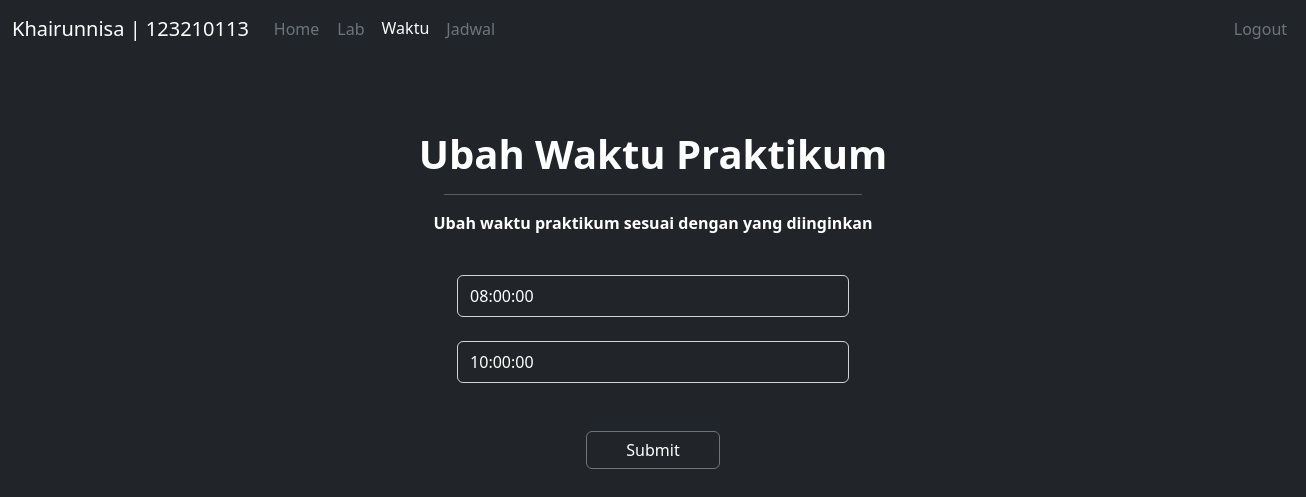
The app's page /waktu_edit.php (signed in) with its own data.
### tables this page shows
CREATE TABLE `user` (
  `id_user` int(11) NOT NULL,
  `username` varchar(20) NOT NULL,
  `password` varchar(20) NOT NULL
);

CREATE TABLE `waktu` (
  `id_waktu` int(11) NOT NULL,
  `waktu_mulai` time NOT NULL,
  `waktu_selesai` time NOT NULL
);

### waktu_edit.php (the view, shortened to what this page needs)
<!DOCTYPE html>
<html>
<head>
    <link href="https://cdn.jsdelivr.net/npm/bootstrap@5.2.2/dist/css/bootstrap.min.css" rel="stylesheet">
</head>
<body class="bg-dark text-white">
	<nav class="navbar navbar-expand-lg bg-dark">
		<div class="container-fluid">
			<span class="navbar-brand mb-0 h1 text-white">
				<?php
					include ('koneksi.php');
					$sql	= "SELECT * FROM user";
					$query	= mysqli_query($koneksi, $sql);
					$data 	= mysqli_fetch_array($query);
				?>
				<?= $data['username']; ?> | <?= $data['id_user']; ?>
			</span>
			<div class="collapse navbar-collapse" id="navbarNav">
				<ul class="navbar-nav">
					<li class="nav-item">
						<a class="nav-link text-secondary btn btn-dark" href="index.php">Home</a>
					</li>
					<li class="nav-item">
						<a class="nav-link text-secondary btn btn-dark" href="lab.php">Lab</a>
					</li>
					<li class="nav-item">
						<a class="nav-link active text-white" href="waktu.php" aria-current="page">Waktu</a>
					</li>
					<li class="nav-item">
						<a class="nav-link text-secondary btn btn-dark" href="jadwal.php">Jadwal</a>
					</li>
					<li class="nav-item" style="margin-left: 232%">
						<a class="nav-link text-secondary btn btn-dark" href="logout.php">Logout</a>
					</li>
				</ul>
			</div>
		</div>
	</nav>
	<center>
		<br><br><br>
		<h1 class="fw-semibold fs-1">Ubah Waktu Praktikum</h1>
		<hr style="margin-left: 34%; margin-right: 34%">
		<p class="fw-semibold fs-6">Ubah waktu praktikum sesuai dengan yang diinginkan</p>
		<br>
		<form method="POST" action="waktu_edit_proses.php" style="margin-left: 35%; margin-right: 35%">
			<?php
				include('koneksi.php');
				$sql	= "SELECT * FROM waktu";
				$query 	= mysqli_query($koneksi, $sql);
				$data	= mysqli_fetch_array($query);
			?>
			<input type="text" class="form-control bg-dark text-white pt-2 pb-2" name="waktu_mulai" placeholder="Masukkan Waktu Mulai Praktikum" value="<?= $data['waktu_mulai']; ?>" required=""><br>
			<input type="text" class="form-control bg-dark text-white pt-2 pb-2" name="waktu_selesai" placeholder="Masukkan Waktu Selesai Praktikum" value="<?= $data['waktu_selesai']; ?>" required=""><br>
			<br>
			<button type="submit" class="btn btn-dark text-white btn-outline-secondary" style="padding-left: 10%; padding-right: 10%">Submit</button>
		</form>
	</center>
</body>
</html>

### records on screen
user: username "Khairunnisa", id_user "123210113"
waktu: waktu_mulai "08:00:00", waktu_selesai "10:00:00"
